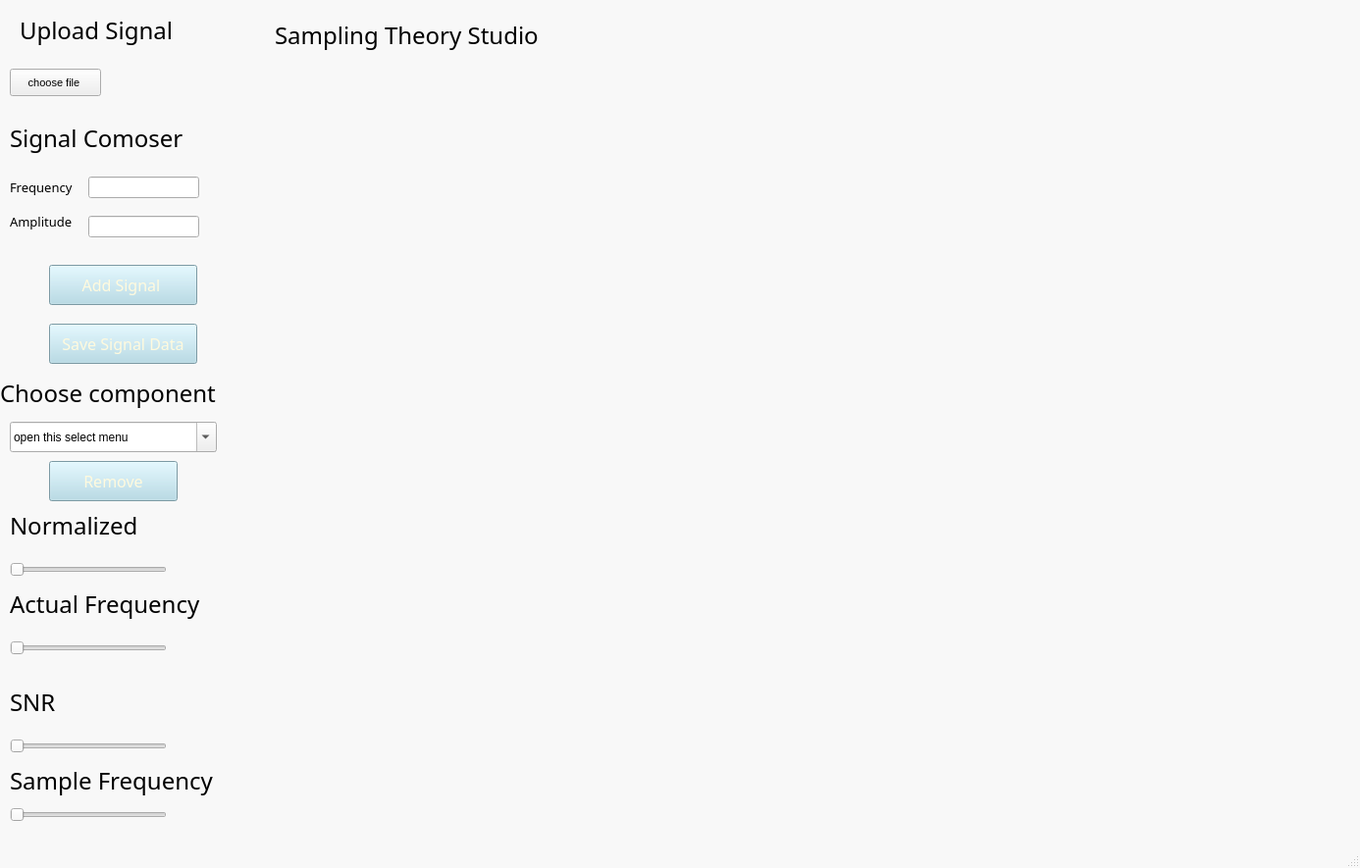
<?xml version="1.0" encoding="UTF-8"?>
<ui version="4.0">
 <class>MainWindow</class>
 <widget class="QMainWindow" name="MainWindow">
  <property name="geometry">
   <rect>
    <x>0</x>
    <y>0</y>
    <width>1386</width>
    <height>885</height>
   </rect>
  </property>
  <property name="font">
   <font>
    <pointsize>16</pointsize>
   </font>
  </property>
  <property name="windowTitle">
   <string>MainWindow</string>
  </property>
  <property name="styleSheet">
   <string notr="true">QMainWindow {
    background-color: #f8f8f8;
}
</string>
  </property>
  <widget class="QWidget" name="centralwidget">
   <widget class="QPushButton" name="pushButton">
    <property name="geometry">
     <rect>
      <x>10</x>
      <y>70</y>
      <width>93</width>
      <height>28</height>
     </rect>
    </property>
    <property name="font">
     <font>
      <pointsize>8</pointsize>
     </font>
    </property>
    <property name="text">
     <string>choose file </string>
    </property>
   </widget>
   <widget class="QLabel" name="label">
    <property name="geometry">
     <rect>
      <x>20</x>
      <y>10</y>
      <width>191</width>
      <height>41</height>
     </rect>
    </property>
    <property name="font">
     <font>
      <family>HP Simplified</family>
      <pointsize>18</pointsize>
     </font>
    </property>
    <property name="text">
     <string>Upload Signal</string>
    </property>
    <property name="textFormat">
     <enum>Qt::AutoText</enum>
    </property>
   </widget>
   <widget class="QLabel" name="label_2">
    <property name="geometry">
     <rect>
      <x>10</x>
      <y>120</y>
      <width>221</width>
      <height>41</height>
     </rect>
    </property>
    <property name="font">
     <font>
      <family>HP Simplified</family>
      <pointsize>18</pointsize>
      <weight>50</weight>
      <bold>false</bold>
     </font>
    </property>
    <property name="text">
     <string>Signal Comoser</string>
    </property>
   </widget>
   <widget class="QLabel" name="label_3">
    <property name="geometry">
     <rect>
      <x>10</x>
      <y>175</y>
      <width>81</width>
      <height>31</height>
     </rect>
    </property>
    <property name="font">
     <font>
      <family>HP Simplified</family>
      <pointsize>10</pointsize>
     </font>
    </property>
    <property name="text">
     <string>Frequency</string>
    </property>
   </widget>
   <widget class="QLabel" name="label_4">
    <property name="geometry">
     <rect>
      <x>10</x>
      <y>215</y>
      <width>71</width>
      <height>21</height>
     </rect>
    </property>
    <property name="font">
     <font>
      <family>HP Simplified</family>
      <pointsize>10</pointsize>
     </font>
    </property>
    <property name="text">
     <string>Amplitude</string>
    </property>
   </widget>
   <widget class="QLineEdit" name="lineEdit_2">
    <property name="geometry">
     <rect>
      <x>90</x>
      <y>180</y>
      <width>113</width>
      <height>22</height>
     </rect>
    </property>
   </widget>
   <widget class="QLineEdit" name="lineEdit_3">
    <property name="geometry">
     <rect>
      <x>90</x>
      <y>220</y>
      <width>113</width>
      <height>22</height>
     </rect>
    </property>
   </widget>
   <widget class="QPushButton" name="pushButton_2">
    <property name="geometry">
     <rect>
      <x>50</x>
      <y>270</y>
      <width>151</width>
      <height>41</height>
     </rect>
    </property>
    <property name="font">
     <font>
      <family>HP Simplified</family>
      <pointsize>12</pointsize>
     </font>
    </property>
    <property name="styleSheet">
     <string notr="true">QPushButton {
    background-color: lightblue;
    
	color: rgb(255, 250, 222);
    
}
</string>
    </property>
    <property name="text">
     <string>Add Signal </string>
    </property>
   </widget>
   <widget class="QPushButton" name="pushButton_3">
    <property name="geometry">
     <rect>
      <x>50</x>
      <y>330</y>
      <width>151</width>
      <height>41</height>
     </rect>
    </property>
    <property name="font">
     <font>
      <family>HP Simplified</family>
      <pointsize>12</pointsize>
     </font>
    </property>
    <property name="styleSheet">
     <string notr="true">QPushButton {
    background-color: lightblue;
    
	color: rgb(255, 250, 222);
    
}
</string>
    </property>
    <property name="text">
     <string>Save Signal Data</string>
    </property>
   </widget>
   <widget class="QLabel" name="label_5">
    <property name="geometry">
     <rect>
      <x>10</x>
      <y>520</y>
      <width>151</width>
      <height>31</height>
     </rect>
    </property>
    <property name="font">
     <font>
      <family>HP Simplified</family>
      <pointsize>18</pointsize>
     </font>
    </property>
    <property name="text">
     <string>Normalized</string>
    </property>
   </widget>
   <widget class="QLabel" name="label_6">
    <property name="geometry">
     <rect>
      <x>10</x>
      <y>600</y>
      <width>221</width>
      <height>31</height>
     </rect>
    </property>
    <property name="font">
     <font>
      <family>HP Simplified</family>
      <pointsize>18</pointsize>
     </font>
    </property>
    <property name="text">
     <string>Actual Frequency</string>
    </property>
   </widget>
   <widget class="QSlider" name="horizontalSlider">
    <property name="geometry">
     <rect>
      <x>10</x>
      <y>570</y>
      <width>160</width>
      <height>22</height>
     </rect>
    </property>
    <property name="orientation">
     <enum>Qt::Horizontal</enum>
    </property>
   </widget>
   <widget class="QSlider" name="horizontalSlider_2">
    <property name="geometry">
     <rect>
      <x>10</x>
      <y>650</y>
      <width>160</width>
      <height>22</height>
     </rect>
    </property>
    <property name="orientation">
     <enum>Qt::Horizontal</enum>
    </property>
   </widget>
   <widget class="QSlider" name="horizontalSlider_3">
    <property name="geometry">
     <rect>
      <x>10</x>
      <y>750</y>
      <width>160</width>
      <height>22</height>
     </rect>
    </property>
    <property name="orientation">
     <enum>Qt::Horizontal</enum>
    </property>
   </widget>
   <widget class="QLabel" name="label_7">
    <property name="geometry">
     <rect>
      <x>10</x>
      <y>700</y>
      <width>91</width>
      <height>31</height>
     </rect>
    </property>
    <property name="font">
     <font>
      <family>HP Simplified</family>
      <pointsize>18</pointsize>
     </font>
    </property>
    <property name="text">
     <string>SNR</string>
    </property>
   </widget>
   <widget class="QLabel" name="label_8">
    <property name="geometry">
     <rect>
      <x>0</x>
      <y>380</y>
      <width>251</width>
      <height>41</height>
     </rect>
    </property>
    <property name="font">
     <font>
      <family>HP Simplified</family>
      <pointsize>18</pointsize>
     </font>
    </property>
    <property name="text">
     <string>Choose component</string>
    </property>
   </widget>
   <widget class="QComboBox" name="comboBox">
    <property name="geometry">
     <rect>
      <x>10</x>
      <y>430</y>
      <width>211</width>
      <height>31</height>
     </rect>
    </property>
    <property name="font">
     <font>
      <family>HP Simplified Hans Light</family>
      <pointsize>11</pointsize>
     </font>
    </property>
    <property name="editable">
     <bool>true</bool>
    </property>
    <property name="currentText">
     <string>open this select menu</string>
    </property>
   </widget>
   <widget class="QPushButton" name="pushButton_4">
    <property name="geometry">
     <rect>
      <x>50</x>
      <y>470</y>
      <width>131</width>
      <height>41</height>
     </rect>
    </property>
    <property name="font">
     <font>
      <family>HP Simplified</family>
      <pointsize>12</pointsize>
     </font>
    </property>
    <property name="styleSheet">
     <string notr="true">QPushButton {
    background-color: lightblue;
    
	color: rgb(255, 250, 222);
    
}
</string>
    </property>
    <property name="text">
     <string>Remove</string>
    </property>
   </widget>
   <widget class="QWidget" name="gridLayoutWidget">
    <property name="geometry">
     <rect>
      <x>270</x>
      <y>70</y>
      <width>451</width>
      <height>261</height>
     </rect>
    </property>
    <layout class="QGridLayout" name="gridLayout"/>
   </widget>
   <widget class="QWidget" name="gridLayoutWidget_2">
    <property name="geometry">
     <rect>
      <x>740</x>
      <y>70</y>
      <width>451</width>
      <height>261</height>
     </rect>
    </property>
    <layout class="QGridLayout" name="gridLayout_2"/>
   </widget>
   <widget class="QWidget" name="gridLayoutWidget_3">
    <property name="geometry">
     <rect>
      <x>270</x>
      <y>410</y>
      <width>451</width>
      <height>281</height>
     </rect>
    </property>
    <layout class="QGridLayout" name="gridLayout_3"/>
   </widget>
   <widget class="QWidget" name="gridLayoutWidget_4">
    <property name="geometry">
     <rect>
      <x>740</x>
      <y>410</y>
      <width>451</width>
      <height>281</height>
     </rect>
    </property>
    <layout class="QGridLayout" name="gridLayout_4"/>
   </widget>
   <widget class="QLabel" name="label_9">
    <property name="geometry">
     <rect>
      <x>280</x>
      <y>20</y>
      <width>341</width>
      <height>31</height>
     </rect>
    </property>
    <property name="font">
     <font>
      <family>HP Simplified</family>
      <pointsize>18</pointsize>
     </font>
    </property>
    <property name="text">
     <string>Sampling Theory Studio</string>
    </property>
   </widget>
   <widget class="QLabel" name="label_10">
    <property name="geometry">
     <rect>
      <x>10</x>
      <y>780</y>
      <width>251</width>
      <height>31</height>
     </rect>
    </property>
    <property name="font">
     <font>
      <family>HP Simplified</family>
      <pointsize>18</pointsize>
     </font>
    </property>
    <property name="text">
     <string>Sample Frequency </string>
    </property>
   </widget>
   <widget class="QSlider" name="horizontalSlider_4">
    <property name="geometry">
     <rect>
      <x>10</x>
      <y>820</y>
      <width>160</width>
      <height>22</height>
     </rect>
    </property>
    <property name="orientation">
     <enum>Qt::Horizontal</enum>
    </property>
   </widget>
  </widget>
  <widget class="QStatusBar" name="statusbar"/>
 </widget>
 <resources/>
 <connections/>
</ui>
